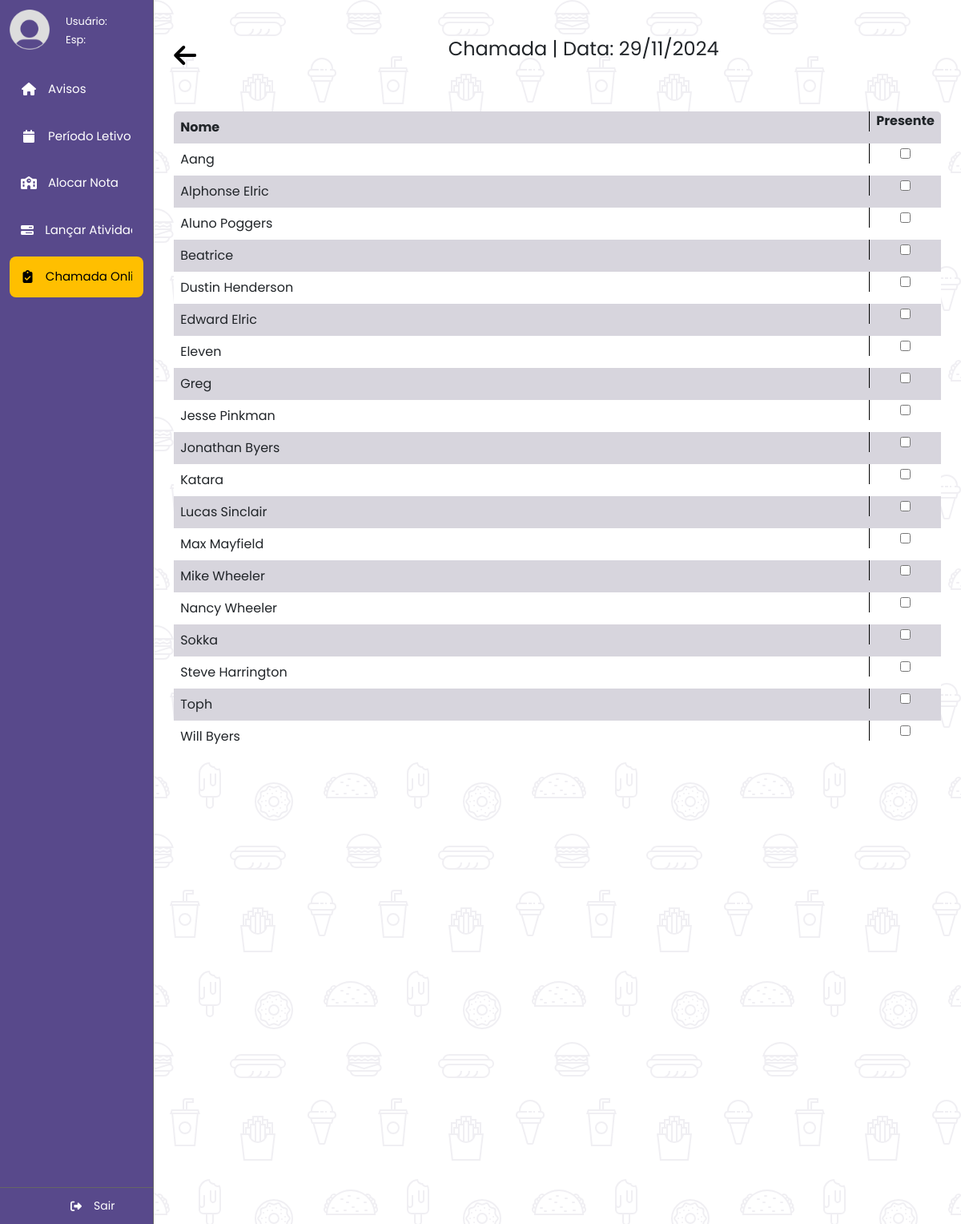
The page /professor/professor.php?pagina=professor-chamada-lista&turma=A1 on the database its author committed.
### tables this page shows
CREATE TABLE `tb_usuarios` (
  `usuario` varchar(30) NOT NULL,
  `senha` varchar(30) NOT NULL,
  `divisao` varchar(10) NOT NULL,
  `nome` varchar(60) NOT NULL
);

### professor/professor-chamada-lista.php (the view, shortened to what this page needs)
<?php
  include "../database.php";
  $turma_chamada = $_GET["turma"];
  $sql = "SELECT * FROM tb_usuarios ORDER BY nome ASC";
  $result = mysqli_query($conn, $sql);
  $data_atual = date("d/m/Y");
?>
<head>
  <link rel="stylesheet" href="styles/professor-chamada-lista.css">
</head>
<main>
  <div class="main-content">
    <div class="topside-div">
      <div class="topside-content">
        <div class="chamada-botao">
          <a href="professor.php?pagina=professor-chamada">
            <i class="fa-solid fa-arrow-left"></i>
          </a>
        </div>
        <div class="chamada-titulo">
          <p><?php echo "Chamada | Data: {$data_atual}"; ?></p>
        </div>
      </div>
    </div>
    <div class="bottomside-div">
      <div class="table-div">
        <table>
          <tr>
            <th>Nome</th>
            <th class="td-input">Presente</th>
          </tr>
          <?php
            if (mysqli_num_rows($result) > 0)
            {
              while ($row = mysqli_fetch_assoc($result))
              {
                if ($row["divisao"] == "aluno")
                {
                  $aluno_sql = "SELECT * FROM tb_aluno WHERE usuario = '{$row["usuario"]}' AND turma = '{$turma_chamada}' ";
                  $aluno_result = mysqli_query($conn, $aluno_sql);
                  $aluno_row = mysqli_fetch_assoc($aluno_result);
                  if ($aluno_row["usuario"] == $row["usuario"])
                  {
                    echo
                    "
                      <tr>
                        <td class='td-nome'>{$row["nome"]}</td>
                        <td class='td-input'><input type='checkbox'/></td>
                      </tr>
                    ";
                  }
                }
              }
            }
          ?>
        </table>
      </div>
    </div>
  </div>
</main>

### styles/main.css (style rules this page uses)
body { display: flex; overflow: hidden; }
main { width: 100%; overflow: hidden; }

### styles/sidebar.css (style rules this page uses)
body { margin: 0; overflow: hidden; }

### professor/styles/professor-chamada-lista.css (style rules this page uses)
.main-content { display: flex; flex-direction: column; height: 100%; }
.main-content * { overflow: hidden; }
.topside-div { display: flex; justify-content: center; align-items: center; flex: 1; }
.topside-content { display: flex; width: 95%; height: 100%; }
.chamada-botao { display: flex; align-items: center; width: 70px; height: 100%; }
.chamada-botao a { display: flex; justify-content: center; align-items: center; text-decoration: none; }
.chamada-botao i { font-size: 32px; color: black; }
.chamada-titulo { display: flex; justify-content: center; align-items: center; width: 100%; }
.chamada-titulo p { font-size: 24px; }
.bottomside-div { display: flex; justify-content: center; flex: 10; }
.table-div { width: 95%; height: 800px; overflow: auto; }
.table-div table { font-family: arial, sans-serif; border-radius: 5px; border-collapse: collapse; width: 100%; }
.table-div td, th { text-align: left; padding: 8px; }
.td-nome { width: 95%; }
.td-input { display: flex; justify-content: center; align-items: center; height: 25px; border-left: 1px solid black; }
.table-div tr:nth-child(even) { background-color: white; }
.table-div tr:nth-child(odd) { background-color: rgb(215, 213, 221); }

### rows shown on the page
tb_usuarios: nome "Aang"
tb_usuarios: nome "Alphonse Elric"
tb_usuarios: nome "Aluno Poggers"
tb_usuarios: nome "Beatrice"
tb_usuarios: nome "Dustin Henderson"
tb_usuarios: nome "Edward Elric"
tb_usuarios: nome "Eleven"
tb_usuarios: nome "Greg"
tb_usuarios: nome "Jesse Pinkman"
tb_usuarios: nome "Jonathan Byers"
tb_usuarios: nome "Katara"
tb_usuarios: nome "Lucas Sinclair"
tb_usuarios: nome "Max Mayfield"
tb_usuarios: nome "Mike Wheeler"
tb_usuarios: nome "Nancy Wheeler"
tb_usuarios: nome "Sokka"
tb_usuarios: nome "Steve Harrington"
tb_usuarios: nome "Toph"
tb_usuarios: nome "Will Byers"
